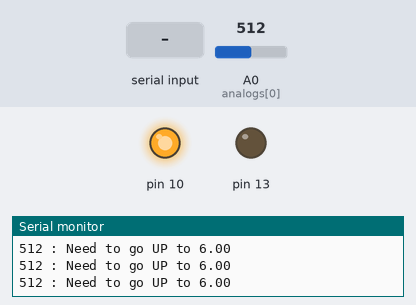
The sketch below on a simulated Arduino Mega 2560, built with avr-gcc and run on an emulated ATmega2560. Parts: output pins drawn as LEDs (lit = HIGH), the last lines printed to the serial monitor. The test bench sets the inputs (shaded band); at power-on: A0 (analogs[0]) = 512.

Above: at 1.2 s.
1.3 s: A0 (analogs[0]) set to 591
4.3 s: A0 (analogs[0]) set to 610
At 5.1 s:
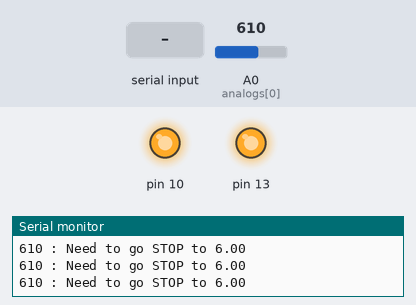
5.8 s: "<5>" received over Serial
At 6.3 s:
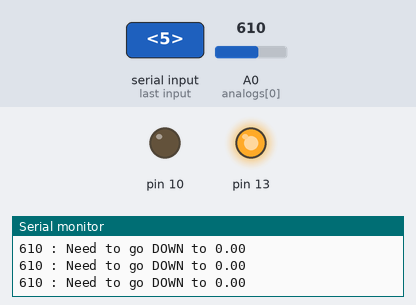
7.3 s: "<90,45,200>" received over Serial
At 8.7 s:
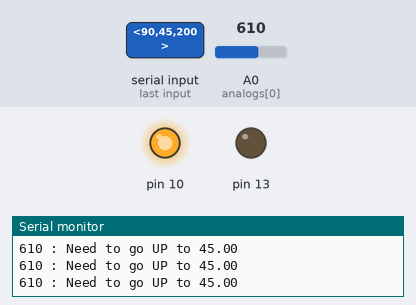
10.3 s: "<90>" received over Serial
At 11.5 s:
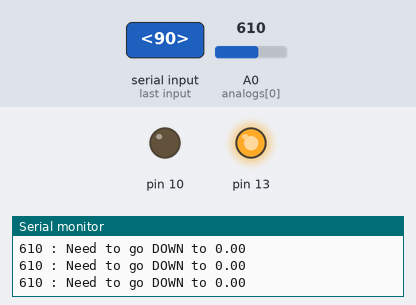
11.8 s: "<30,150,10>" received over Serial
At 12.8 s:
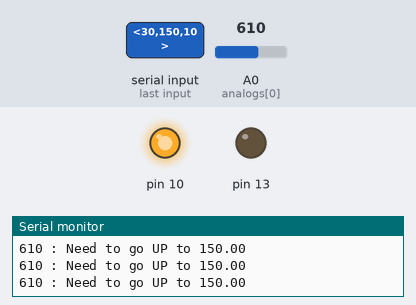
Timing chart, 0 to 14.3 s (numbered marks = the images above; inputs shaded):
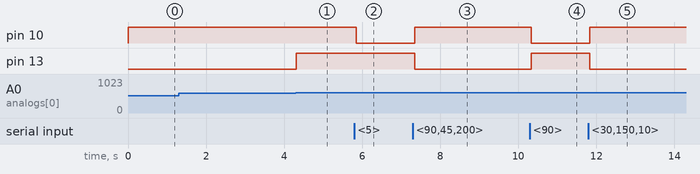

The sketch:

SerialCommunication.ino
```cpp
const byte numChars = 32;
char receivedChars[numChars];
char tempChars[numChars];
float* receivedData;
int analogs[] = {A0,A1,A2,A3,A4,A5,A6,A7,A8};
boolean newData = false;
int analogMax = 1024; // Maximum scale input currentPosue from the potentiometer
float target = 6.0; // Target position currentPosue in cm
double maxCM = 10.0; // Maximum position currentPosue in cm
double conversion = (1.0*analogMax)/(1.0*maxCM); // conversion rate from input currentPosues to cm
int moe = 15; // Acceptable error of approx 0.15 cm
int rec = 0;
void setup() {
  // Initialize output pins
  pinMode(13,OUTPUT);
  pinMode(10, OUTPUT);

  // Stop motor initially
  digitalWrite(13,HIGH);
  digitalWrite(10,HIGH);

  Serial.begin(9600);
  while(!Serial){
    ;
  }
  Serial.println("START");
}

void loop() {
  recvWithStartEndMarkers();
  // Read in new target values for testing purposes
  if(newData == true){
    strcpy(tempChars, receivedChars);
    parseData();
    target = receivedData[0];
    Serial.print("New Target: ");
    Serial.println(target);
    newData = false;
  }
  // Get current position
  int currentPos = analogRead(analogs[0]);

  // Run motor up or down to reach the target position
  if(currentPos<(target*conversion)-moe){
    // Set motor to go up
    digitalWrite(13,LOW);
    digitalWrite(10,HIGH);
    Serial.print(currentPos);
    Serial.print(" : Need to go UP to ");
    Serial.println(target);
  }else if(currentPos>(target*conversion)+moe){
    // Set motor to go down
    digitalWrite(13,HIGH);
    digitalWrite(10,LOW);
    Serial.print(currentPos);
    Serial.print(" : Need to go DOWN to ");
    Serial.println(target);
  } else {
    // Set motor to stop
    digitalWrite(13,HIGH);
    digitalWrite(10,HIGH);
    Serial.print(currentPos);
    Serial.print(" : Need to go STOP to ");
    Serial.println(target);
  }
}
/*
*
* Written by Robin2, taken from
* https://forum.arduino.cc/t/serial-input-basics-updated/382007/3
*
*/
void recvWithStartEndMarkers() {
    static boolean recvInProgress = false;
    static byte ndx = 0;
    char startMarker = '<';
    char endMarker = '>';
    char rc;

    while (Serial.available() > 0 && newData == false) {
        rc = Serial.read();

        if (recvInProgress == true) {
            if (rc != endMarker) {
                receivedChars[ndx] = rc;
                ndx++;
                if (ndx >= numChars) {
                    ndx = numChars - 1;
                }
            }
            else {
                receivedChars[ndx] = '\0'; // terminate the string
                recvInProgress = false;
                ndx = 0;
                newData = true;
            }
        }

        else if (rc == startMarker) {
            recvInProgress = true;
        }
    }
}

/*
*
* Adapted from code by Robin2 from
* https://forum.arduino.cc/t/serial-input-basics-updated/382007/3
*
*/
void parseData() {
  char * strtokIndx;

  strtokIndx = strtok(tempChars,",");
  int packageSize = atoi(strtokIndx);
  float dat[packageSize];
  receivedData = dat;
  for(int i=0;i<packageSize;i++){
    strtokIndx = strtok(NULL,",");
    receivedData[i] = atof(strtokIndx);
  }
}
```

Measured:
- the behaviour switches between 599 and 600 on A0 (analogs[0]) (found by bisection; images 0 and 1)
- after the input at 4.3 s, pin 13: LOW → HIGH at once
- after the input at 5.8 s, pin 10: HIGH → LOW after 0.05 s
- after the input at 7.3 s, pin 10: LOW → HIGH after 0.05 s; pin 13: HIGH → LOW after 0.05 s
- after the input at 10.3 s, pin 10: HIGH → LOW at once; pin 13: LOW → HIGH at once
- after the input at 11.8 s, pin 10: LOW → HIGH at once; pin 13: HIGH → LOW at once
